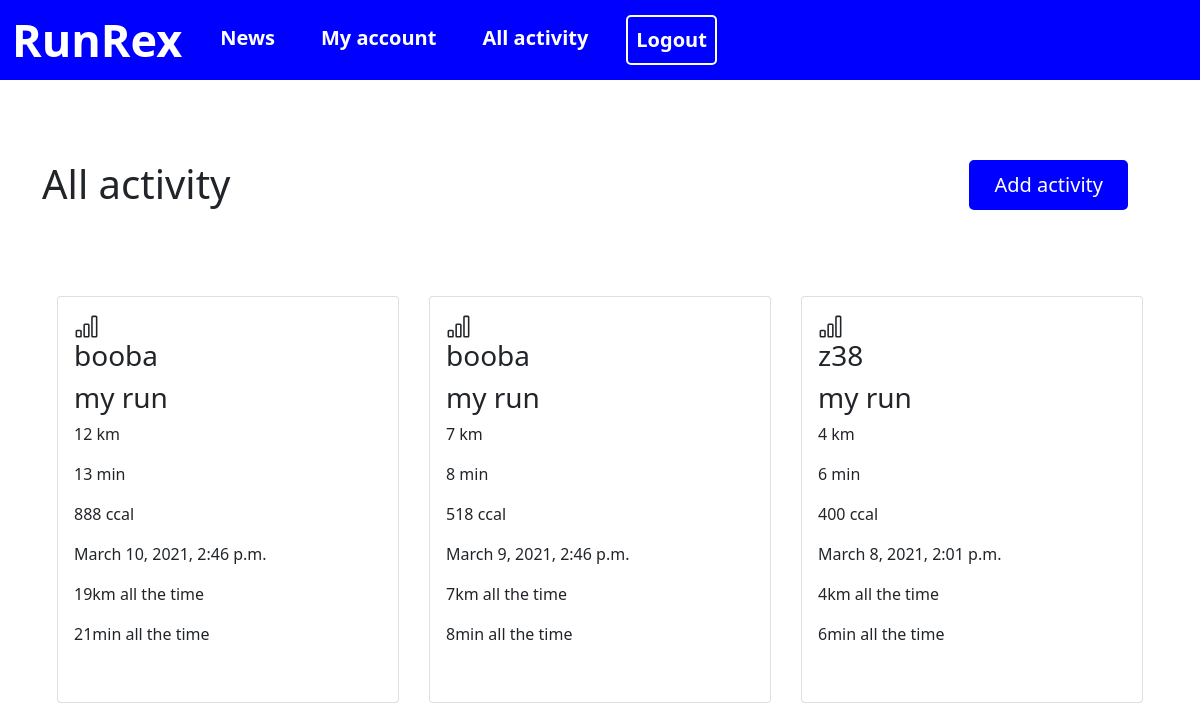
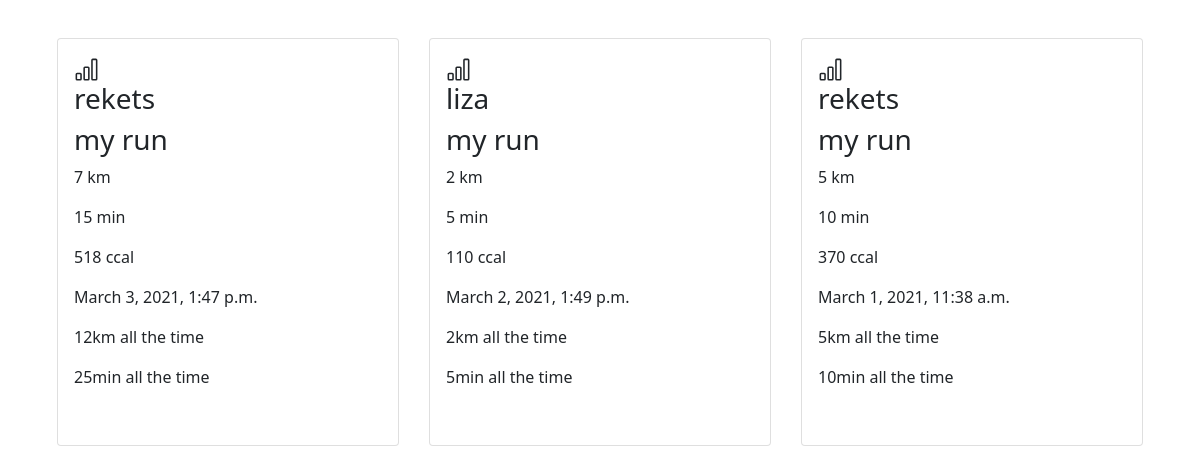
The page /activity/ on the database as committed earlier (2 pictures, top to bottom).
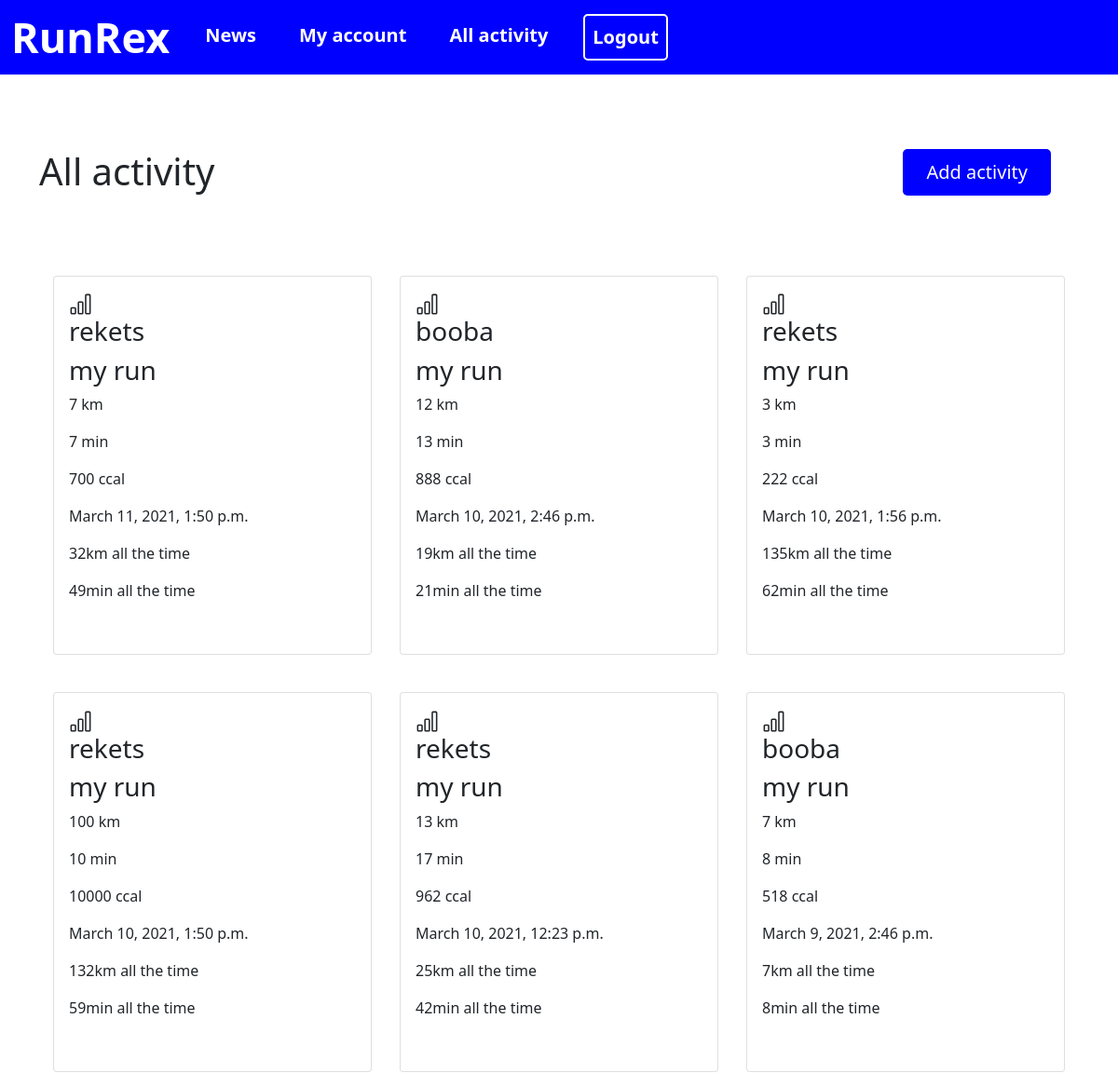
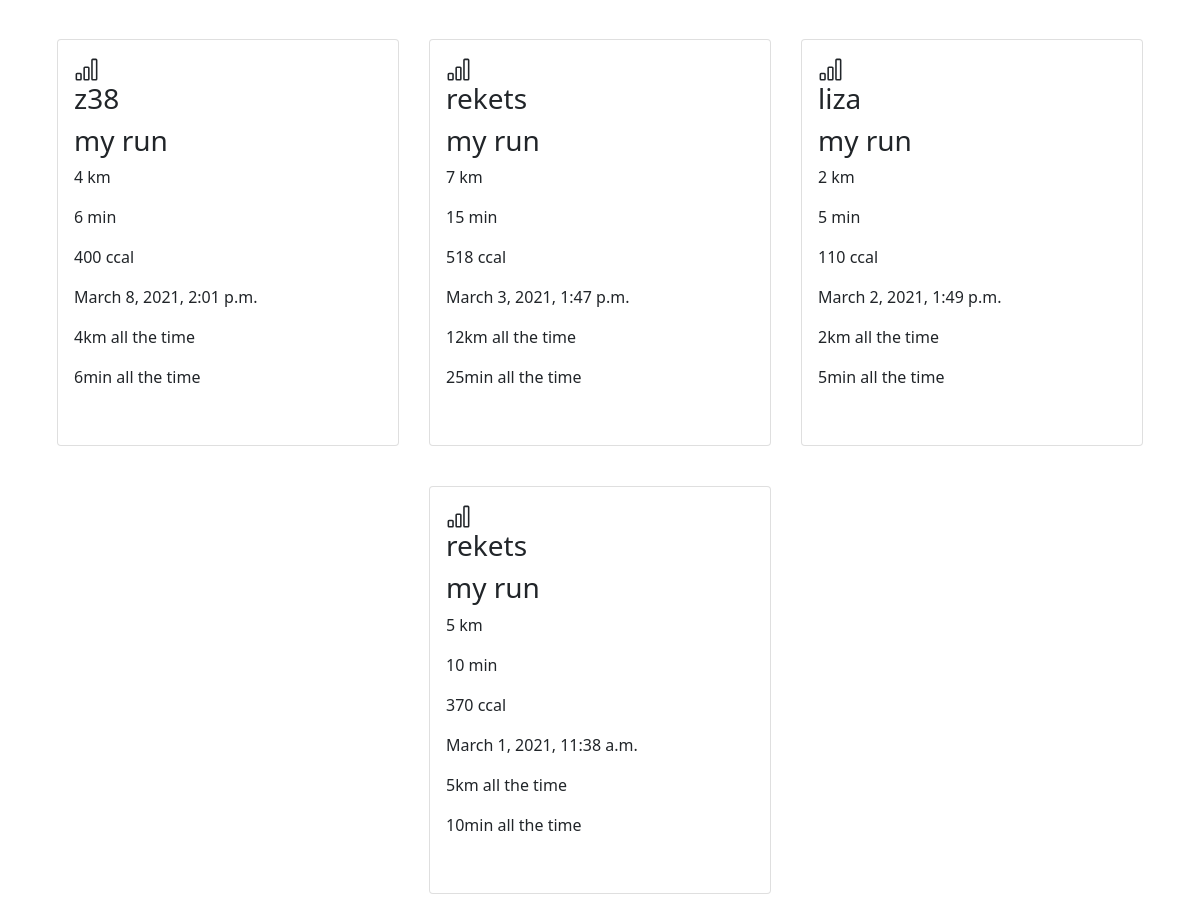
The same page on the database as committed later (2 pictures, top to bottom).
### user_profile/models.py (models this page shows, shortened)
class Activity(models.Model):
    user = models.ForeignKey(User, on_delete=models.CASCADE, null=True)
    name_activity = models.CharField('name_activity', max_length=30,
                                     blank=True)
    rout_length = models.CharField('rout_length', max_length=30, blank=True)
    duration = models.CharField('duration', max_length=30, blank=True)
    date = models.DateTimeField('date/Time', null=True)
    weight = models.CharField(max_length=3, blank=True)
    calories = models.CharField('calories', max_length=5, blank=True)
    all_length = models.CharField('all length', max_length=30, blank=True, )
    all_duration = models.CharField('all duration', max_length=30,
                                    blank=True, )
    av_speed = models.CharField('av speed', max_length=30, blank=True, )

### user_profile/views.py (the view)
# urls.py: path('activity/', views.see_activity, name='activity'),
def see_activity(request):
    activity = Activity.objects.order_by('-date')
    return render(request, 'user/activity.html', {'activity': activity})

### templates/user/activity.html (shortened to what this page needs)
{% extends 'base.html' %}
{% block content %}
    <div class="container">
        <div class="activity_top">
            <div class="activity_title"><h1>All activity</h1></div>
            <div class="activity_btn"><a href="{% url 'create' %}">
                <button class="btn a">Add activity</button>
            </a></div>
        </div>
        <div class="row">
            <div class="wrap">
                {% for i in activity %}
                    <div class="col-4">
                        <div class="card">
                            <div class="card-body">
                                <h3 class="card-text"> {{ i.user }}</h3>
                                <h3 class="card-title"> {{ i.name_activity }}</h3>
                                <p class="card-text"> {{ i.rout_length }}
                                    km</p>
                                <p class="card-text"> {{ i.duration }} min</p>
                                <p class="card-text"> {{ i.calories }} ccal</p>
                                <p class="card-text"> {{ i.date }}</p>
                                <p class="card-text"> {{ i.all_length }}km all
                                    the time</p>
                                <p class="card-text"> {{ i.all_duration }}min
                                    all
                                    the time</p>
                                <br>
                            </div>
                        </div>
                    </div>
                {% endfor %}
            </div>
        </div>
    </div>
{% endblock %}

Rows that differ between the two databases and show on the page:
added Activity: user "rekets", name_activity "my run", rout_length "7", duration "7", calories "700", date "March 11, 2021, 1:50 p.m.", all_length "32", all_duration "49"
added Activity: user "rekets", name_activity "my run", rout_length "3", duration "3", calories "222", date "March 10, 2021, 1:56 p.m.", all_length "135", all_duration "62"
added Activity: user "rekets", name_activity "my run", rout_length "100", duration "10", calories "10000", date "March 10, 2021, 1:50 p.m.", all_length "132", all_duration "59"
added Activity: user "rekets", name_activity "my run", rout_length "13", duration "17", calories "962", date "March 10, 2021, 12:23 p.m.", all_length "25", all_duration "42"
